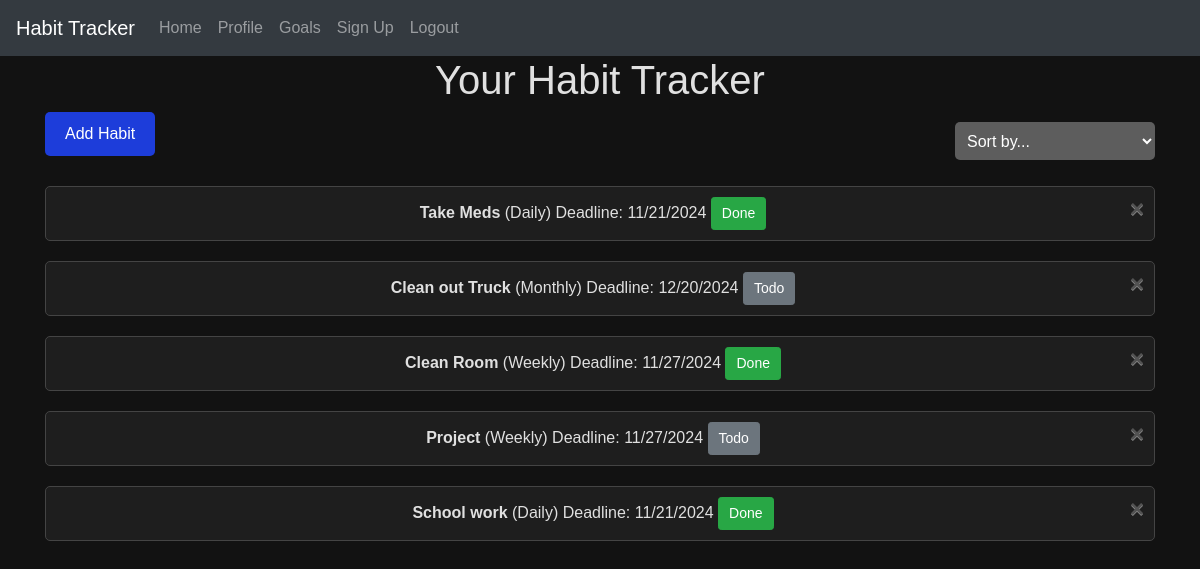
Screenshot of / (signed in) with the database file from the repository.
### website/models.py (models this page shows)
class Habitlist(db.Model):
    __tablename__ = 'habitlist'
    id = db.Column(db.Integer, primary_key=True)
    user_id = db.Column(db.Integer, db.ForeignKey('user.id'), nullable=False)
    habit_id = db.Column(db.Integer, db.ForeignKey('habits.id'), nullable=False)
    status = db.Column(db.Boolean, nullable=False, default=False)  # Boolean field

class Habit(db.Model):
    __tablename__ = 'habits'  # define the table name
    id = db.Column(db.Integer, primary_key=True)
    name = db.Column(db.String(150), nullable=False)
    description = db.Column(db.Text, nullable=True)
    frequency = db.Column(db.String(50), nullable=False)  # e.g., Daily, Weekly, Monthly
    start_date = db.Column(db.DateTime(timezone=True), default=func.now())
    times_completed = db.Column(db.Integer, default=0)  # Total count of completions
    last_completed = db.Column(db.DateTime(timezone=True))  # Timestamp of the last completion
    habitlist = db.relationship('Habitlist', backref='habit', lazy=True)

### website/views.py (the view)
@views.route('/')
@login_required
def home():
    habitlist = Habitlist.query.filter_by(user_id=current_user.id).all()
    return render_template("home.html", user=current_user, habitlist=habitlist)

### website/__init__.py (called while the page is built)
def create_app():
    app = Flask(__name__)
    app.config['SECRET_KEY'] = 'hjshjhdjah kjshkjdhjs'
    app.config['SQLALCHEMY_DATABASE_URI'] = f'sqlite:///{DB_NAME}'
    app.config['SQLALCHEMY_TRACK_MODIFICATIONS'] = False  # Turn off modification tracking for performance
    db.init_app(app)
    migrate.init_app(app, db)  # Initialize Flask-Migrate with the app and db
    from .views import views
    from .auth import auth
    app.register_blueprint(views, url_prefix='/')
    app.register_blueprint(auth, url_prefix='/')
    from .models import User, Habit, Habitlist  # , Goal, Reminder
    with app.app_context():
        db.create_all()
    login_manager = LoginManager()
    login_manager.login_view = 'auth.login'
    login_manager.init_app(app)
    @login_manager.user_loader
    def load_user(id):
        return User.query.get(int(id))
    return app

### website/templates/home.html (shortened to what this page needs)
{% extends "base.html" %}
{% block content %}
  <h1 align="center">Your Habit Tracker</h1>
<div class="d-flex justify-content-between mb-3">
  <div>
    <button id="add-habit-btn" class="btn btn-primary" onclick="toggleAddHabitForm()">Add Habit</button>
  </div>
  <div>
    <select id="sort-dropdown" class="form-control" title="Sort habits by name, frequency, or status" onchange="handleSortChange()">
      <option value="">Sort by...</option>
    </select>
  </div>
</div>
<ul class="list-group list-group-flush" id="habit-list">
  {% for item in habitlist %}
    <li class="list-group-item habit-item"
        data-habit-id="{{ item.habit.id }}"
        data-name="{{ item.habit.name }}"
        data-frequency="{{ item.habit.frequency }}"
        data-start-date="{{ item.habit.start_date }}"
        data-status="{{ item.status }}">
      <strong>{{ item.habit.name }}</strong>
      ({{ item.habit.frequency }})
      <span class="habit-deadline-display">Deadline: Calculating...</span>
      <button class="status-toggle-btn btn btn-sm {% if item.status %}btn-success{% else %}btn-secondary{% endif %}"
              type="button" data-habit-id="{{ item.id }}"
              onclick="toggleHabitStatus(this, this)">
        {% if item.status %}Done{% else %}Todo{% endif %}
      </button>
      <form action="/delete-habitlist/{{ item.id }}" method="POST" class="inline-form">
        <button type="submit" class="close" title="Remove Habit">
          <span aria-hidden="true">&times;</span>
        </button>
      </form>
    </li>
  {% endfor %}
</ul>
{% endblock %}

### website/static/styles.css (style rules this page uses)
* { box-sizing: border-box; }
body { font-family: Arial, sans-serif; text-align: center; background-color: #121212; color: #e0e0e0; margin: 0; }
#sort-dropdown { background-color: #5d5d5d; color: white; padding: 8px; border-radius: 5px; border: none; width: 200px; margin-top: 10px; cursor: pointer; }
#add-habit-btn { background-color: #1d3dda; color: white; padding: 10px 20px; border: none; border-radius: 5px; cursor: pointer; }
#habit-list { list-style-type: none; padding: 0; }
#habit-list li { position: relative; padding: 10px; background-color: #1e1e1e; border: 1px solid #444; border-radius: 5px; margin: 10px 0; transition: background-color 0.3s; color: #e0e0e0; }
#habit-list li form { display: inline; }
.close { color: #888; font-size: 1.5rem; cursor: pointer; border: none; background: none; padding: 0; transition: color 0.3s; }
.btn-primary { background-color: #1d3dda; color: white; padding: 10px 20px; border: none; border-radius: 5px; cursor: pointer; }
.btn-sm { font-size: 0.875rem; padding: 5px 10px; }

### rows the page displays
Habitlist: habit.name "Take Meds", habit.frequency "Daily", status "Done"
Habitlist: habit.name "Clean out Truck", habit.frequency "Monthly", status "Todo"
Habitlist: habit.name "Clean Room", habit.frequency "Weekly", status "Done"
Habitlist: habit.name "Project", habit.frequency "Weekly", status "Todo"
Habitlist: habit.name "School work", habit.frequency "Daily", status "Done"
